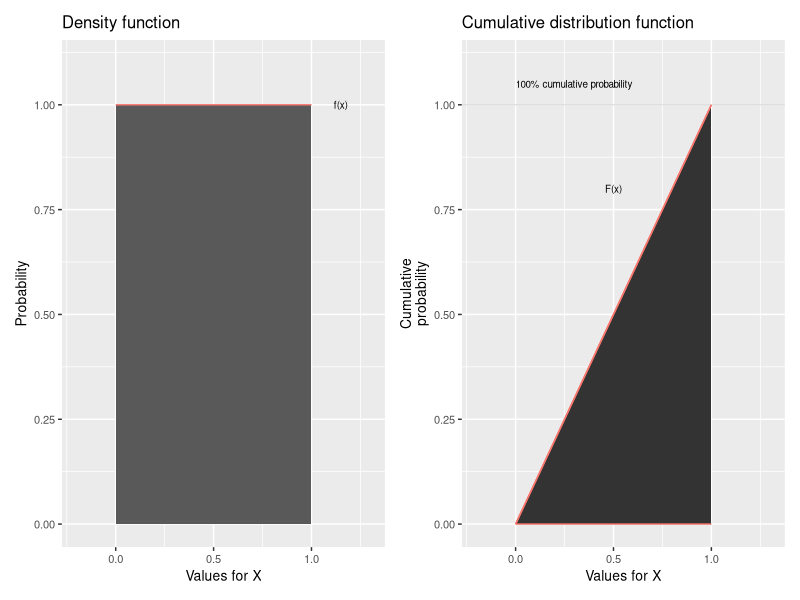
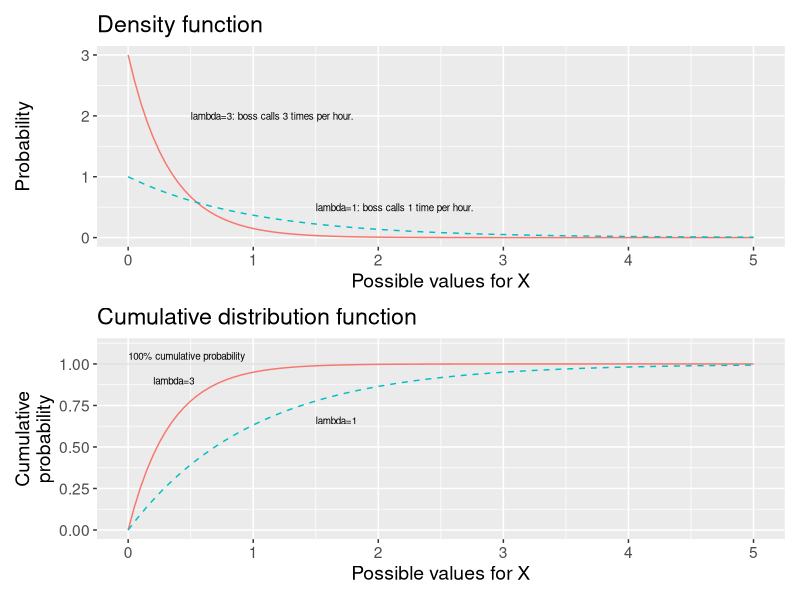
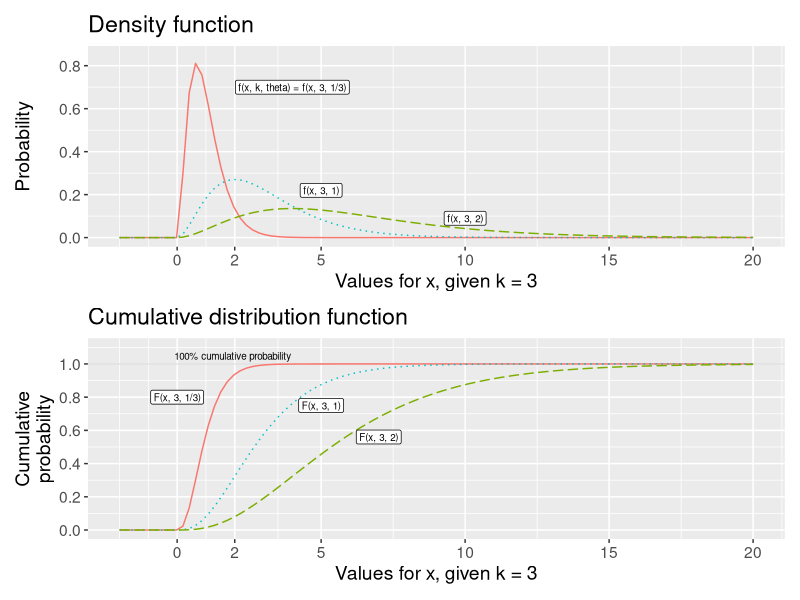
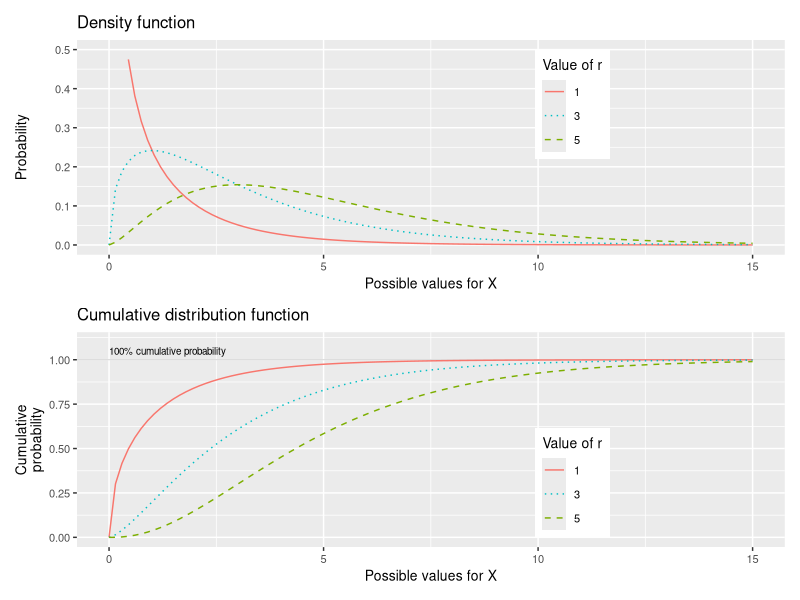
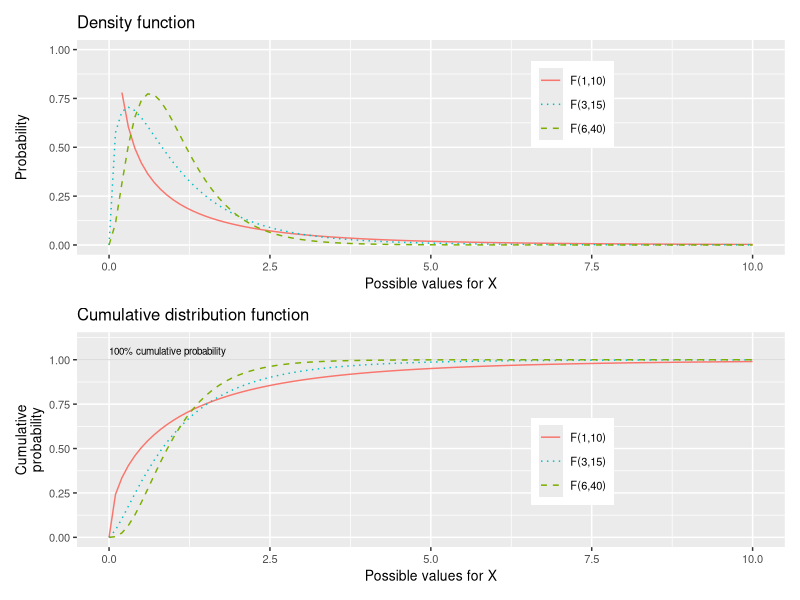

Write the R code that produced these figures, in order.
## ---- chunk 1
library(ggplot2)
library(patchwork)

p_pdf <- ggplot() +
  annotate("rect", xmin=0, xmax=1, ymax=1, ymin=0) +
  stat_function(fun=function(x) 1, xlim=c(0,1), color="#F8766D") +
  xlim(-.2, 1.3) +
  scale_y_continuous(breaks=seq(0,1,.25), limits=c(0,1.1)) +
  annotate("text", x=1.15, y=1, size=2.5, label="f(x)") +
  labs(x="Values for X", y="Probability", title="Density function") +
  theme(text=element_text(size=10))

p_cdf <- ggplot() +
  geom_hline(yintercept=1, linewidth=0.3, alpha=0.2) +
  stat_function(fun=function(x) x, xlim=c(0,1), geom="area", color="#F8766D") +
  stat_function(fun=function(x) x, xlim=c(0,1), color="#F8766D") +
  xlim(-.2, 1.3) +
  scale_y_continuous(breaks=seq(0,1,.25), limits=c(0,1.1)) +
  annotate("text", x=.5, y=.8, label="F(x)", size=2.5) +
  annotate("text", x=0, y=1.05, size=2.5, hjust=0, label="100% cumulative probability") +
  labs(x="Values for X", y="Cumulative\nprobability", title="Cumulative distribution function") +
  theme(text=element_text(size=10))

p_pdf | p_cdf
## ---- chunk 2
library(ggplot2)
library(patchwork)

p_dens <- ggplot() +
  stat_function(fun=function(x) dexp(x, rate=3), color="#F8766D") +
  stat_function(fun=function(x) dexp(x, rate=1), linetype="dashed", color="#00BFC4") +
  xlim(0, 5) +
  annotate("text", x=.5, y=2, size=2.5, hjust=0,
           label="lambda=3: boss calls 3 times per hour.") +
  annotate("text", x=1.5, y=.5, size=2.5, hjust=0,
           label="lambda=1: boss calls 1 time per hour.") +
  labs(x="Possible values for X", y="Probability", title="Density function") +
  theme(text=element_text(size=14))

p_cdf2 <- ggplot() +
  geom_hline(yintercept=1, linewidth=0.3, alpha=0.2) +
  stat_function(fun=function(x) pexp(x, rate=3), color="#F8766D") +
  stat_function(fun=function(x) pexp(x, rate=1), linetype="dashed", color="#00BFC4") +
  annotate("text", x=.2, y=.9, size=2.5, hjust=0, label="lambda=3") +
  annotate("text", x=1.5, y=.66, size=2.5, hjust=0, label="lambda=1") +
  annotate("text", x=0, y=1.05, size=2.5, hjust=0, label="100% cumulative probability") +
  xlim(0, 5) +
  scale_y_continuous(breaks=c(0,.25,.5,.75,1), limits=c(0,1.1)) +
  labs(x="Possible values for X", y="Cumulative\nprobability", title="Cumulative distribution function") +
  theme(text=element_text(size=14))

p_dens / p_cdf2
## ---- chunk 3
library(ggplot2)
library(patchwork)

p_gd <- ggplot() +
  stat_function(fun=function(x) dgamma(x=x, shape=3, scale=1/3), color="#F8766D") +
  stat_function(fun=function(x) dgamma(x=x, shape=3, scale=1), linetype="dotted", color="#00BFC4") +
  stat_function(fun=function(x) dgamma(x=x, shape=3, scale=2), linetype="longdash", color="#7CAE00") +
  annotate("label", x=4, y=.7, size=2.5, label="f(x, k, theta) = f(x, 3, 1/3)") +
  annotate("label", x=5, y=.22, size=2.5, label="f(x, 3, 1)") +
  annotate("label", x=10, y=.09, size=2.5, label="f(x, 3, 2)") +
  ylim(0, .85) +
  scale_x_continuous(breaks=c(0,2,5,10,15,20), limits=c(-2,20)) +
  labs(x="Values for x, given k = 3", y="Probability", title="Density function") +
  theme(text=element_text(size=14))

p_gc <- ggplot() +
  geom_hline(yintercept=1, linewidth=0.3, alpha=0.2) +
  annotate("text", x=-.1, y=1.05, size=2.5, hjust=0, label="100% cumulative probability") +
  stat_function(fun=function(x) pgamma(q=x, shape=3, scale=1/3), color="#F8766D") +
  stat_function(fun=function(x) pgamma(q=x, shape=3, scale=1), linetype="dotted", color="#00BFC4") +
  stat_function(fun=function(x) pgamma(q=x, shape=3, scale=2), linetype="longdash", color="#7CAE00") +
  scale_x_continuous(breaks=c(0,2,5,10,15,20), limits=c(-2,20)) +
  scale_y_continuous(breaks=seq(0,1,.2), limits=c(0,1.1)) +
  annotate("label", x=0, y=.8, size=2.5, label="F(x, 3, 1/3)") +
  annotate("label", x=5, y=.75, size=2.5, label="F(x, 3, 1)") +
  annotate("label", x=7, y=.56, size=2.5, label="F(x, 3, 2)") +
  labs(x="Values for x, given k = 3", y="Cumulative\nprobability", title="Cumulative distribution function") +
  theme(text=element_text(size=14))

p_gd / p_gc
## ---- chunk 4
library(ggplot2)
library(patchwork)

p_chd <- ggplot() +
  stat_function(fun=function(x) dchisq(x=x, df=1), aes(linetype="solid"), color="#F8766D") +
  stat_function(fun=function(x) dchisq(x=x, df=3), aes(linetype="dotted"), color="#00BFC4") +
  stat_function(fun=function(x) dchisq(x=x, df=5), aes(linetype="dashed"), color="#7CAE00") +
  scale_x_continuous(limits=c(0,15)) +
  ylim(0, .5) +
  scale_linetype_manual("Value of r",
    values=c("solid","dotted","dashed"),
    breaks=c("solid","dotted","dashed"),
    labels=c(1, 3, 5)) +
  labs(x="Possible values for X", y="Probability", title="Density function") +
  theme(text=element_text(size=10), legend.position=c(.7,.7))

p_chc <- ggplot() +
  geom_hline(yintercept=1, linewidth=0.3, alpha=0.2) +
  scale_y_continuous(breaks=c(0,.25,.5,.75,1), limits=c(0,1.1)) +
  annotate("text", x=0, y=1.05, hjust=0, size=2.5, label="100% cumulative probability") +
  stat_function(fun=function(x) pchisq(q=x, df=1), aes(linetype="solid"), color="#F8766D") +
  stat_function(fun=function(x) pchisq(q=x, df=3), aes(linetype="dotted"), color="#00BFC4") +
  stat_function(fun=function(x) pchisq(q=x, df=5), aes(linetype="dashed"), color="#7CAE00") +
  scale_x_continuous(limits=c(0,15)) +
  scale_linetype_manual("Value of r",
    values=c("solid","dotted","dashed"),
    breaks=c("solid","dotted","dashed"),
    labels=c(1, 3, 5)) +
  labs(x="Possible values for X", y="Cumulative\nprobability", title="Cumulative distribution function") +
  theme(text=element_text(size=10), legend.position=c(.7,.3))

p_chd / p_chc
## ---- chunk 5
df_freq <- data.frame(
  Value = c(5, 6, 7, 8, 9, 10),
  Frequency = c(12, 14, 15, 13, 12, 11)
)
knitr::kable(t(df_freq), caption="Frequency distribution",
             col.names=NULL, row.names=TRUE)
## ---- chunk 6
r_vals <- 1:10
probs <- c(0.50, 0.75, 0.90, 0.95, 0.99)
mat <- outer(r_vals, probs, function(r, p) round(qchisq(p, df=r), 3))
colnames(mat) <- paste0(probs*100, "%")
rownames(mat) <- paste0("r=", r_vals)
knitr::kable(mat,
  caption="The chi-squared distribution: critical values with respect to degrees of freedom, \\(r\\), and cumulative probability")
## ---- chunk 7
library(ggplot2)
library(patchwork)

p_fdd <- ggplot() +
  stat_function(fun=function(x) df(x, df1=1, df2=10), aes(linetype="solid"), color="#F8766D") +
  stat_function(fun=function(x) df(x, df1=3, df2=15), aes(linetype="dotted"), color="#00BFC4") +
  stat_function(fun=function(x) df(x, df1=6, df2=40), aes(linetype="dashed"), color="#7CAE00") +
  xlim(0, 10) + ylim(0, 1) +
  scale_linetype_manual(name=NULL,
    values=c("solid","dotted","dashed"),
    breaks=c("solid","dotted","dashed"),
    labels=c("F(1,10)","F(3,15)","F(6,40)")) +
  labs(x="Possible values for X", y="Probability", title="Density function") +
  theme(text=element_text(size=10), legend.position=c(.7,.7))

p_fdc <- ggplot() +
  geom_hline(yintercept=1, linewidth=0.3, alpha=0.2) +
  scale_y_continuous(breaks=c(0,.25,.5,.75,1), limits=c(0,1.1)) +
  annotate("text", x=0, y=1.05, hjust=0, size=2.5, label="100% cumulative probability") +
  stat_function(fun=function(x) pf(x, df1=1, df2=10), aes(linetype="solid"), color="#F8766D") +
  stat_function(fun=function(x) pf(x, df1=3, df2=15), aes(linetype="dotted"), color="#00BFC4") +
  stat_function(fun=function(x) pf(x, df1=6, df2=40), aes(linetype="dashed"), color="#7CAE00") +
  xlim(0, 10) +
  scale_linetype_manual(name=NULL,
    values=c("solid","dotted","dashed"),
    breaks=c("solid","dotted","dashed"),
    labels=c("F(1,10)","F(3,15)","F(6,40)")) +
  labs(x="Possible values for X", y="Cumulative\nprobability", title="Cumulative distribution function") +
  theme(text=element_text(size=10), legend.position=c(.7,.4))

p_fdd / p_fdc
## ---- chunk 8
df1_vals <- c(1, 2, 3, 5, 10)
df2_vals <- c(5, 10, 20, 30, 60, 120)
probs_f  <- c(0.95, 0.99)

rows <- do.call(rbind, lapply(df2_vals, function(d2) {
  do.call(rbind, lapply(probs_f, function(p) {
    vals <- sapply(df1_vals, function(d1) round(qf(p, df1 = d1, df2 = d2), 2))
    c(df2 = d2, P = p, vals)
  }))
}))
df_f <- as.data.frame(rows, stringsAsFactors = FALSE)
df_f$df2 <- as.integer(df_f$df2)
df_f$P   <- ifelse(df_f$P == 0.95, "0.95", "0.99")
colnames(df_f) <- c("df 2", "P(X≤x)", paste0("df1=", df1_vals))
knitr::kable(df_f, row.names = FALSE, align = "c",
  caption = "The F-distribution: critical values with respect to the degrees of freedom df 1 and df 2, \\(F(\\text{df 1},\\text{df 2})\\).")
